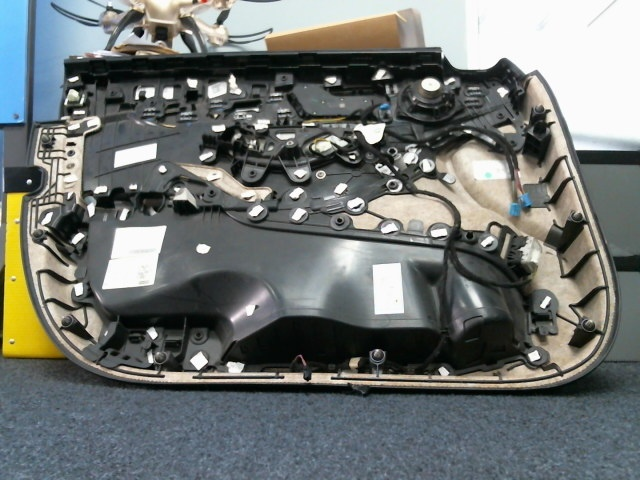
#> input picture test/src/cardoor_test_photos/cardoor-07-01-2019-14-29-21.jpg, 640 x 480 px
$ python cardoor.py
#> lines starting #> are read from the running program, lines starting #| are printed output that depends on the picture; after the words box and inside, x2 and y2 are one past the last pixel; in counts of white or black regions, pixels touching at a corner belong together
'''
Created on 7 Jan 2019

@author: Amir Haziem Razali

Code for inspection of car doors. Fine threholding is needed for this one, might also need a higher res
camera for proper detection of all features of car door. Simple masking should be sufficient
for a "template" inspection i.e. overlaying the thresholded mask (or outline) and accounting for
rotations/translations IRL but only STRICTLY for this application

This version uses Canny Edge detection, not sure how this will turn out but it seems that from test images,
the program cannot possibly identify the smaller, more intricate parts of the image. This may call for higher
resolution of camera. (Hardware restraint)
'''

import cv2
from matplotlib import pyplot as plt

v_thresh = 255 #play around with this value

def main():
    img = cv2.imread('cardoor_test_photos/cardoor-07-01-2019-14-29-21.jpg')
#> img is the input picture: shape (480, 640, 3); mean B, G, R 114.5, 116.9, 112.4
    img = cv2.cvtColor(img, cv2.COLOR_BGR2GRAY)
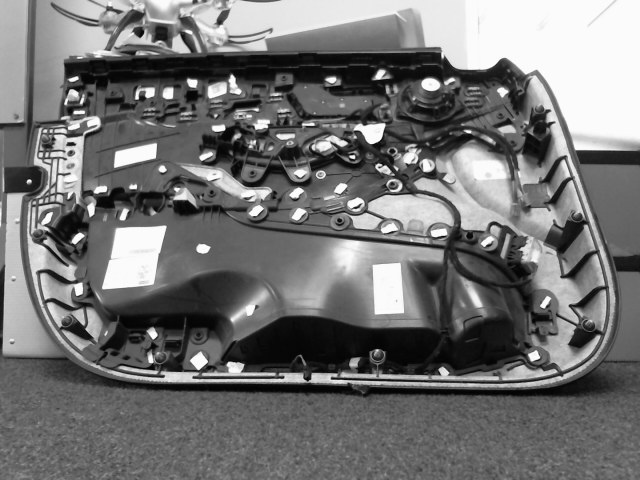
#> img: shape (480, 640); min 0, max 255, mean 115.3
#     img = cv2.GaussianBlur(img, (1,1), 0)
    ret,th1 = cv2.threshold(img,v_thresh,255,cv2.THRESH_BINARY+cv2.THRESH_OTSU)
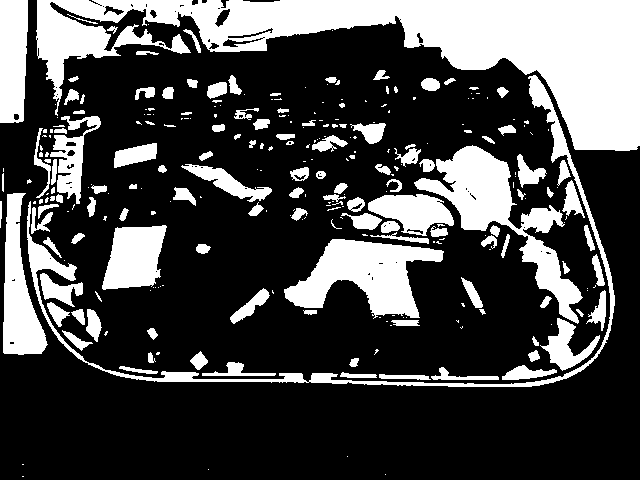
#> th1: shape (480, 640); 28.5% white; 282 white regions (151 under 20 px), largest, box (x1, y1, x2, y2) and area: (36, 0, 640, 151) 35367, (414, 145, 583, 324) 7667, (284, 239, 444, 319) 6540
#> ret = 143

    edges = cv2.Canny(img, 100, 200)
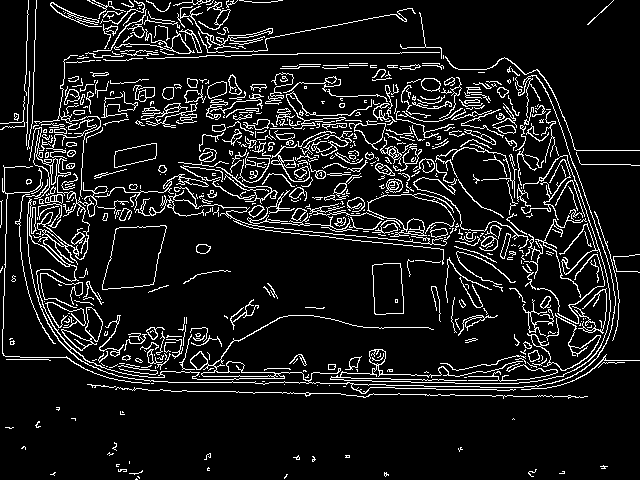
#> edges: shape (480, 640); 10.2% white in thin lines or dots

    if ret:
#         cv2.namedWindow("Image", cv2.WINDOW_NORMAL)
#         cv2.imshow("Image", th1)
        plt.subplot(121), plt.imshow(th1, cmap = 'gray')
        plt.title('Thresh Image'), plt.xticks([]), plt.yticks([])
        plt.subplot(122), plt.imshow(edges, cmap = 'gray')
        plt.title('Edge Image'), plt.xticks([]), plt.yticks([])

        plt.show()
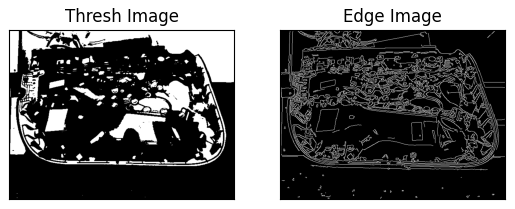
#> figure drawn by matplotlib, 2 panels
    cv2.waitKey(0)

    return 0


def detect_features(img):
    image = img


    return image


if __name__ == "__main__":
    main()

$ run again, with test/src/cardoor_test_photos/cardoor-07-01-2019-14-25-50.jpg copied over test/src/cardoor_test_photos/cardoor-07-01-2019-14-29-21.jpg
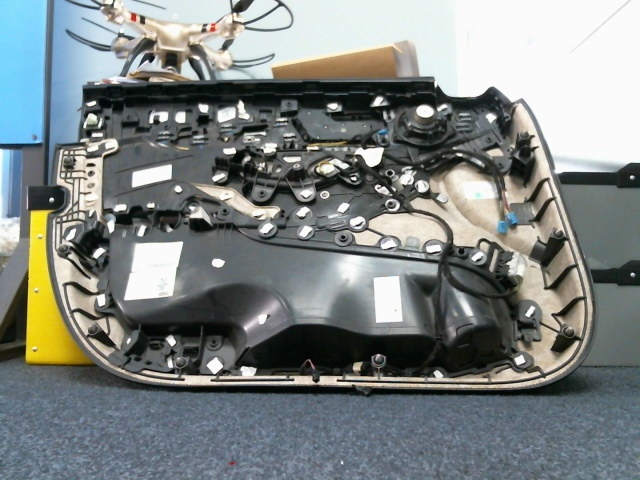
#> input picture test/src/cardoor_test_photos/cardoor-07-01-2019-14-25-50.jpg, 640 x 480 px
#> in main, img is the input picture: shape (480, 640, 3); mean B, G, R 131.4, 132.5, 126.4
#> img: shape (480, 640)
#> in main, `ret,th1 = cv2.threshold(img,v_thresh,255,cv2.THRESH_BINARY+cv2.THRESH_..`:
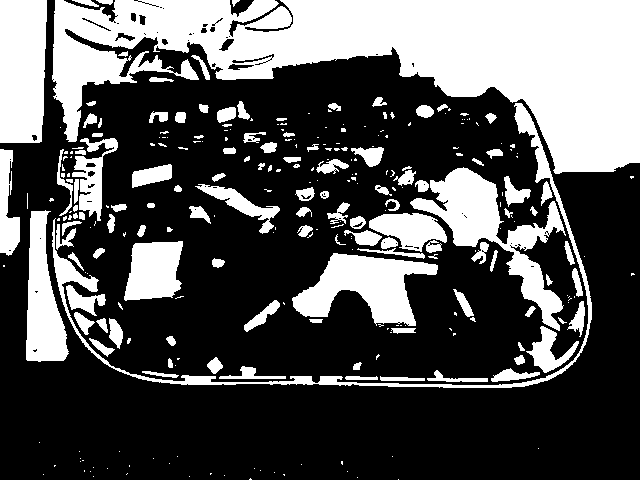
#> th1: shape (480, 640); 33.4% white; 288 white regions (167 under 20 px), largest, box (x1, y1, x2, y2) and area: (52, 0, 640, 174) 51710, (410, 167, 566, 331) 6956, (0, 0, 47, 143) 6370
#> ret = 152
#> edges: shape (480, 640); 10% white in thin lines or dots
#> in main, `plt.show()`:
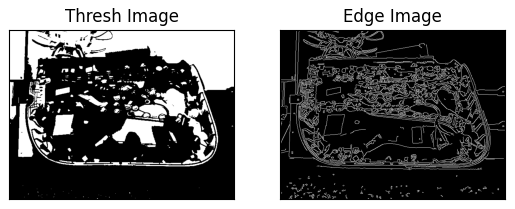
#> figure drawn by matplotlib, 2 panels
